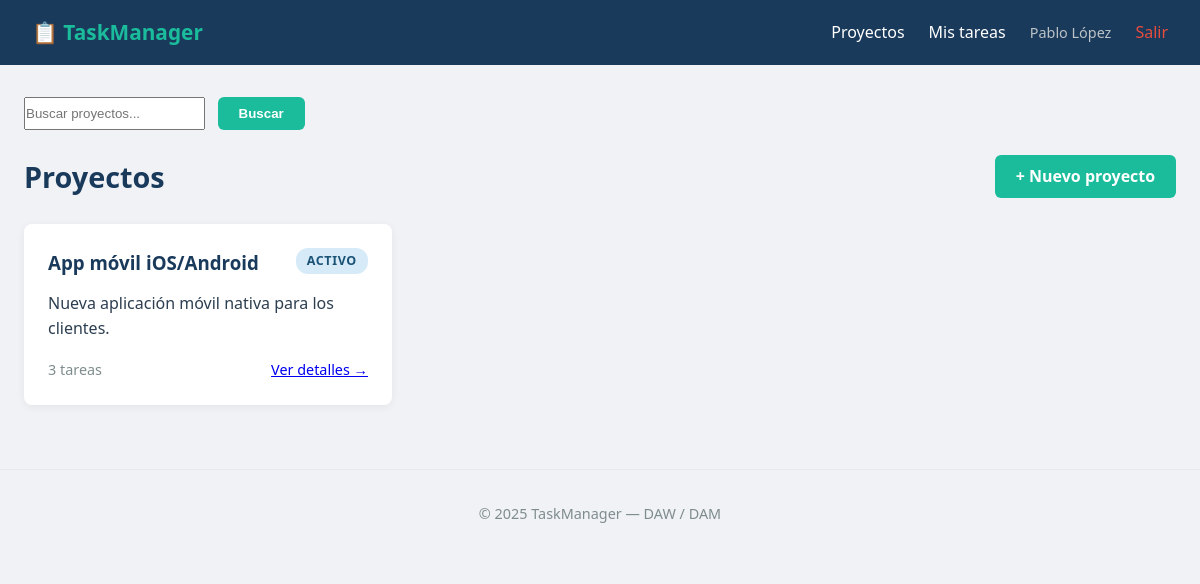
The app's page /proyectos/ (signed in) with its own data.
### app/models.py (models this page shows, shortened)
class Usuario(UserMixin, db.Model): # UserMixin PRIMERO, db.Model SEGUNDO
    __tablename__ = 'usuarios'
    id = db.Column(db.Integer, primary_key=True)
    nombre = db.Column(db.String(100), nullable=False)
    email = db.Column(db.String(150), unique=True, nullable=False)
    password = db.Column(db.String(256), nullable=False)
    rol = db.Column(db.String(20), default='usuario') # 'usuario' o
    'admin'
    activo = db.Column(db.Boolean, default=True)
    creado_en = db.Column(db.DateTime, default=datetime.utcnow)
    proyectos = db.relationship('Proyecto', backref='propietario',
                                lazy='dynamic',
                                foreign_keys='Proyecto.propietario_id')
    @property
    def es_admin(self):
        return self.rol == 'admin'
    @property
    def is_active(self):
        return self.activo

class Proyecto(db.Model):
    __tablename__ = 'proyectos'
    id = db.Column(db.Integer, primary_key=True)
    titulo = db.Column(db.String(100), nullable=False)
    descripcion = db.Column(db.Text)
    estado = db.Column(db.String(20), default='activo')
    fecha_limite = db.Column(db.Date)
    creado_en = db.Column(db.DateTime, default=datetime.utcnow)
    propietario_id = db.Column(db.Integer, db.ForeignKey('usuarios.id'))
    tareas = db.relationship('Tarea', backref='proyecto', lazy='dynamic',
    cascade='all, delete-orphan',
    order_by='Tarea.creado_en')

### app/routes/projects.py (the view)
@projects.route('/')
@login_required
def lista():
    q = request.args.get('q', '').strip()
    pagina = request.args.get('pagina', 1, type=int)
    if current_user.es_admin:
        query = Proyecto.query.order_by(Proyecto.creado_en.desc())
    else:
        query = Proyecto.query.filter_by(propietario_id=current_user.id)\
                              .order_by(Proyecto.creado_en.desc())
    if q:
        query = query.filter(
            db.or_(Proyecto.titulo.ilike(f'%{q}%'),
                   Proyecto.descripcion.ilike(f'%{q}%'))
        )
    paginacion = query.paginate(page=pagina, per_page=10, error_out=False)
    return render_template('projects/lista.html',
                            proyectos=paginacion.items,
                            paginacion=paginacion,
                            q=q,
                            form_busqueda=BusquedaForm())

### app/forms.py
class BusquedaForm(FlaskForm):
    q = StringField(
        'Buscar',
        validators=[DataRequired(), Length(min=2,
        message='Escribe al menos 2 caracteres para buscar.')]
        )
    submit = SubmitField('Buscar')

### app/models.py (called while the page is built)
@login_manager.user_loader
def cargar_usuario(user_id):
    return Usuario.query.get(int(user_id))

### app/templates/projects/lista.html (shortened to what this page needs)
{% extends 'base.html' %}
{% block content %}
<form method='GET' action="{{ url_for('projects.lista') }}" class='busqueda'>
    <div style='display:flex; gap:.8rem; margin-bottom:1.5rem'>
        {{ form_busqueda.q(class='input',
                            placeholder='Buscar proyectos...',
                            value=q) }}
        {{ form_busqueda.submit(class='btn') }}
    </div>
</form>
<div class='page-header'>
    <h1>Proyectos</h1>
    <a href="{{ url_for('projects.nuevo') }}" class='btn'>+ Nuevo proyecto</a>
</div>
{% if proyectos %}
<div class='proyectos-grid'>
{% for p in proyectos %}
    <div class='tarjeta proyecto estado-{{ p.estado }}'>
        <div class='tarjeta-header'>
            <h3>
                <a href="{{ url_for('projects.detalle', pid=p.id) }}">
                    {{ p.titulo }}
                </a>
            </h3>
            <span class='badge badge-{{ p.estado }}'>{{ p.estado |
            capitalize }}</span>
        </div>
        <p class='descripcion'>{{ p.descripcion | truncate(100) }}</p>
        <div class='tarjeta-footer'>
            <span>{{ p.tareas.count() }} tareas</span>
            <a href="{{ url_for('projects.detalle', pid=p.id) }}">Ver
    detalles →</a>
        </div>
    </div>
{% endfor %}
</div>
{% else %}
<div class='estado-vacio'>
    <p>No tienes proyectos todavía.</p>
    <a href="{{ url_for('projects.nuevo') }}" class='btn'>Crea tu primer
proyecto</a>
</div>
{% endif %}
{% endblock %}

### app/templates/base.html (shortened to what this page needs)
<!DOCTYPE html>
<html lang='es'>
<head>
    <link rel='stylesheet' href="{{ url_for('static', filename='css/style.css')
    }}">
</head>
<body>
    <nav class='navbar'>
        <a href="{{ url_for('main.index') }}" class='logo'>📋 TaskManager</a>
        <div class='nav-links'>
            {% if current_user.is_authenticated %}
                <a href="{{ url_for('projects.lista') }}">Proyectos</a>
                <a href="{{ url_for('tasks.mis_tareas') }}">Mis tareas</a>
                <span class='nav-usuario'>{{ current_user.nombre }}</span>
                <a href="{{ url_for('auth.logout') }}" class='nav-logout'>Salir</a>
            {% else %}
                <a href="{{ url_for('auth.login') }}">Iniciar sesión</a>
                <a href="{{ url_for('auth.registro') }}" class='btn btnsm'>Registrarse</a>
            {% endif %}
        </div>
    </nav>
    <main class='contenido'>
    {% block content %}{% endblock %}
    </main>
    <footer><p>&copy; 2025 TaskManager — DAW / DAM</p></footer>
</body>
</html>

### app/static/css/style.css (style rules this page uses)
*, *::before, *::after { margin: 0; padding: 0; box-sizing: border-box; }
:root { --azul-oscuro: #1a3a5c; --azul: #2471a3; --verde: #1abc9c; --rojo: #e74c3c; --naranja: #e67e22; --gris-claro: #f0f2f5; --texto: #2c3e50; --texto-suave: #7f8c8d; }
body { font-family: 'Segoe UI', Arial, sans-serif; background: var(--gris-claro); color: var(--texto); line-height: 1.6; }
.navbar { background: var(--azul-oscuro); display: flex; justify-content: space-between; align-items: center; padding: 1rem 2rem; position: sticky; top: 0; z-index: 100; }
.navbar .logo { color: var(--verde); font-weight: 700; font-size: 1.3rem; text-decoration: none; }
.nav-links { display: flex; align-items: center; gap: 1.5rem; }
.nav-links a { color: #fff; text-decoration: none; transition: color .2s; }
.contenido { max-width: 1200px; margin: 2rem auto; padding: 0 1.5rem; }
.page-header { display: flex; justify-content: space-between; align-items: center; margin-bottom: 1.5rem; }
.page-header h1 { font-size: 1.8rem; color: var(--azul-oscuro); }
.tarjeta { background: #fff; border-radius: 8px; padding: 1.5rem; margin-bottom: 1rem; box-shadow: 0 2px 8px rgba(0,0,0,.06); transition: box-shadow .2s; }
.tarjeta-header { display: flex; justify-content: space-between; align-items: flex-start; margin-bottom: .8rem; }
.tarjeta-header h3 a { color: var(--azul-oscuro); text-decoration: none; }
.tarjeta-footer { display: flex; justify-content: space-between; margin-top: 1rem; color: var(--texto-suave); font-size:.9rem; }
.proyectos-grid { display: grid; grid-template-columns: repeat(auto-fill, minmax(320px, 1fr)); gap: 1.5rem; }
.badge { padding: .2rem .7rem; border-radius: 12px; font-size: .78rem; font-weight: 600; text-transform: uppercase; letter-spacing: .05em; }
.badge-activo, .badge-en_progreso { background: #d6eaf8; color: #1a5276; }
.btn { display: inline-block; background: var(--verde); color: #fff; padding: .55rem 1.3rem; border-radius: 6px; text-decoration: none; font-weight: 600; border: none; cursor: pointer; transition: background.2s; }
footer { text-align: center; padding: 2rem; color: var(--texto-suave); margin-top: 3rem; border-top: 1px solid #e8e8e8; font-size: .9rem; }
.nav-usuario { color: #bdc3c7; font-size: .9rem; }
.nav-logout { color: #e74c3c !important; }

### records on screen
Usuario: nombre "Pablo López"
Proyecto: titulo "App móvil iOS/Android", estado "ACTIVO", descripcion "Nueva aplicación móvil nativa para los clientes.", tareas.count "3"
